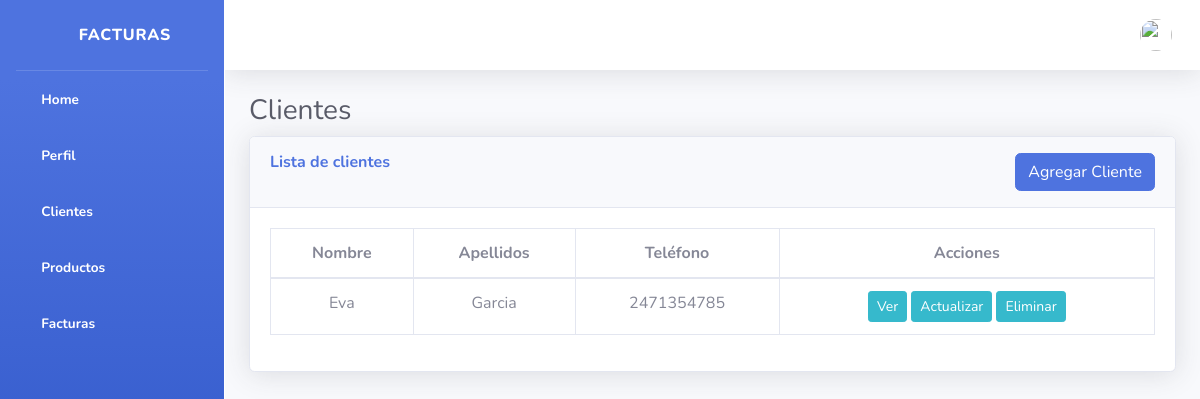
The app's page /catalogos/clientes/ with its own data.
### catalogos/models.py (models this page shows, shortened)
class Cliente(models.Model):
    nombre = models.CharField(max_length=100)
    apellidos = models.CharField(max_length=150)
    telefono = models.CharField(max_length=15)
    rfc = models.CharField(max_length=13)
    direccion = models.TextField()
    correo_electronico = models.EmailField()

### catalogos/views.py (the view)
# urls.py: path('clientes/', views.homeCliente, name='homeCliente'),
def homeCliente(request):
    clientes = Cliente.objects.all()
    return render(request, 'homeCliente.html', {'clientes': clientes})

### catalogos/templates/homeCliente.html (shortened to what this page needs)
{% extends "base.html" %}
{% block content %}
<div class="container-fluid">
    <h1 class="h3 mb-2 text-gray-800">Clientes </h1>
    <div class="card shadow mb-4">
        <div class="card-header py-3">
            <h6 class="m-0 font-weight-bold text-primary">Lista de clientes
                <a href="{% url 'crearCliente' %}" class="btn btn-primary float-right">Agregar Cliente</a>
            </h6>
        </div>
        <div class="card-body">
            <div class="table-responsive">
                <table class="table table-bordered" width="100%" cellspacing="0">
                    <thead>
                        <tr style="text-align: center;">
                            <th>Nombre</th>
                            <th>Apellidos</th>
                            <th>Teléfono</th>
                            <th>Acciones</th>
                        </tr>
                    </thead>
                    <tbody>
                        {% for cliente in clientes %}
                        <tr style="text-align: center;">
                            <td>{{ cliente.nombre }}</td>
                            <td>{{ cliente.apellidos }}</td>
                            <td>{{ cliente.telefono }}</td>
                            <td>
                                <a href="{% url 'verCliente' cliente.id %}" class="btn btn-info btn-sm">Ver</a>
                                <a href="{% url 'actualizarCliente' cliente.id %}" class="btn btn-info btn-sm">Actualizar</a>
                                <a href="{% url 'borrarCliente' cliente.id %}" class="btn btn-info btn-sm">Eliminar</a>
                            </td>
                        </tr>
                        {% endfor %}
                    </tbody>
                </table>
            </div>
        </div>
    </div>
</div>
{% endblock %}

### records on screen
Cliente: nombre "Eva", apellidos "Garcia", telefono "2471354785"
